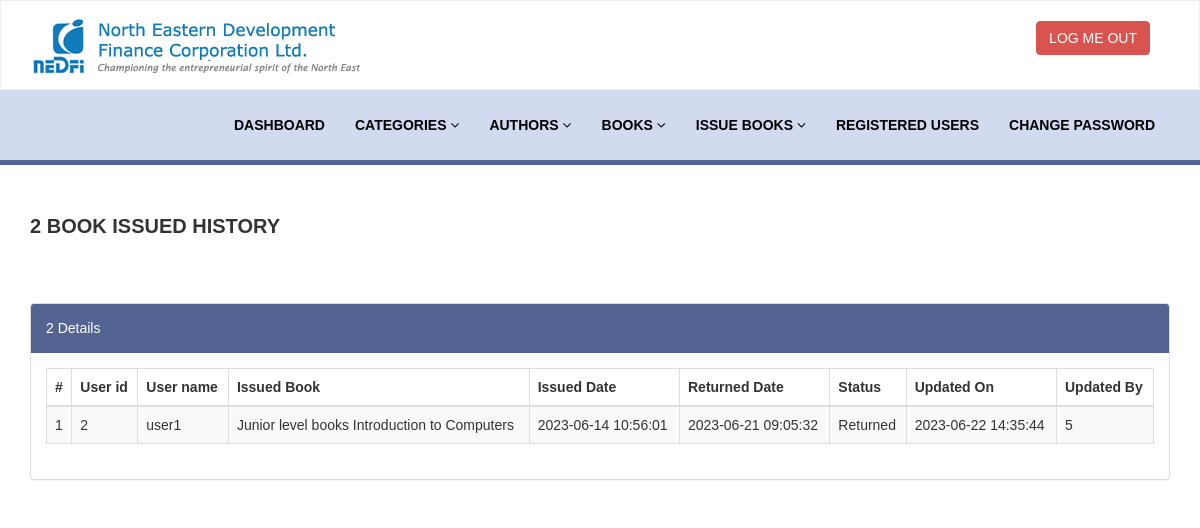
Screenshot of /admin-module/user-history.php?userid=2 (signed in) with the database file from the repository.
### tables this page shows
CREATE TABLE `tbl_issuenreturn` (
  `ISSUE_ID` int(6) NOT NULL,
  `ACCESSION_FK_ID` int(6) NOT NULL,
  `USERS_FK_ID` int(6) NOT NULL,
  `STATUS` int(1) DEFAULT NULL,
  `ISSUE_DATE` timestamp NOT NULL DEFAULT current_timestamp(),
  `RETURN_DATE` timestamp NULL DEFAULT NULL,
  `UPDATED_ON` datetime DEFAULT NULL ON UPDATE current_timestamp(),
  `UPDATED_BY` int(6) DEFAULT NULL,
  `UPDATED_BY_NAME` varchar(100) DEFAULT NULL
);

CREATE TABLE `tbl_users` (
  `USER_ID` int(6) NOT NULL,
  `USERNAME` varchar(100) NOT NULL,
  `USERS_GENERATED_ID` varchar(100) NOT NULL,
  `USER_PASSWORD` varchar(120) NOT NULL,
  `NAME_OF_USER` varchar(120) NOT NULL,
  `USER_TYPE` int(6) NOT NULL,
  `USER_EMAIL` varchar(150) DEFAULT NULL,
  `USER_STATUS` int(1) DEFAULT NULL,
  `USER_CREATED_ON` timestamp NULL DEFAULT current_timestamp(),
  `USER_UPDATED_ON` timestamp NULL DEFAULT NULL ON UPDATE current_timestamp()
);

CREATE TABLE `tbl_bookdetails` (
  `BOOK_ID` int(6) NOT NULL,
  `BOOK_TITLE` varchar(100) DEFAULT NULL,
  `BOOK_AUTHOR_ID` int(6) DEFAULT NULL,
  `BOOK_TYPE_ID` int(6) NOT NULL,
  `DATE_OF_RELEASE` date NOT NULL,
  `VOLUME` int(3) DEFAULT NULL,
  `BOOK_LANGUAGE` varchar(35) DEFAULT NULL,
  `ISBN` varchar(35) NOT NULL,
  `PRICE` decimal(10,2) DEFAULT NULL,
  `CREATED_BY` int(6) DEFAULT NULL,
  `CREATED_ON` timestamp NULL DEFAULT current_timestamp(),
  `UPDATED_BY` int(6) DEFAULT NULL,
  `UPDATED_ON` timestamp NULL DEFAULT current_timestamp() ON UPDATE current_timestamp(),
  `BOOK_IMG` varchar(250) DEFAULT NULL
);

### admin-module/user-history.php (the view, shortened to what this page needs)
<?php
include('includes/config.php');
if(strlen($_SESSION['alogin'])==0)
    {
header('location:index.php');
}
else{
    ?>
<!DOCTYPE html>
<html xmlns="http://www.w3.org/1999/xhtml">
<head>
    <link href="assets/css/bootstrap.css" rel="stylesheet" />
    <link href="assets/css/font-awesome.css" rel="stylesheet" />
    <link href="assets/js/dataTables/dataTables.bootstrap.css" rel="stylesheet" />
    <link href="assets/css/style.css" rel="stylesheet" />
</head>
<body>
<?php include('includes/header.php');?>
    <div class="content-wrapper">
         <div class="container">
        <div class="row pad-botm">
            <div class="col-md-12">
                <?php $uid=$_GET['userid']; ?>
                <h4 class="header-line"><?php echo $uid;?> Book Issued History</h4>
    </div>
        </div>
            <div class="row">
                <div class="col-md-12">
                    <div class="panel panel-default">
                        <div class="panel-heading">
<?php echo $uid;?> Details
                        </div>
                        <div class="panel-body">
                            <div class="table-responsive">
                                <table class="table table-striped table-bordered table-hover" id="dataTables-example">
                                    <thead>
                                        <tr>
                                            <th>#</th>
                                            <th>User id</th>
                                            <th>User name</th>
                                            <th>Issued Book  </th>
                                            <th>Issued Date</th>
                                            <th>Returned Date</th>
                                            <th>Status</th>
                                            <th>Updated On</th>
                                            <th>Updated By</th>
                                        </tr>
                                    </thead>
                                    <tbody>
<?php
$sql = "SELECT tbl_issuenreturn.UPDATED_ON, tbl_issuenreturn.UPDATED_BY,tbl_users.USER_ID ,tbl_users.USERNAME,tbl_users.USER_EMAIL,tbl_bookdetails.BOOK_TITLE,tbl_bookdetails.ISBN,tbl_issuenreturn.ISSUE_DATE,tbl_issuenreturn.RETURN_DATE,tbl_issuenreturn.ISSUE_ID as rid,tbl_issuenreturn.STATUS,tbl_bookdetails.BOOK_ID as bid,tbl_bookdetails.BOOK_IMG from tbl_issuenreturn join tbl_users on tbl_users.USER_ID=tbl_issuenreturn.USERS_FK_ID join tbl_bookmaster on tbl_bookmaster.BOOK_ACCESSION_ID=tbl_issuenreturn.ACCESSION_FK_ID join tbl_bookdetails on tbl_bookdetails.BOOK_ID=tbl_bookmaster.BOOK_ID where tbl_users.USER_ID='$uid'";
$query = $dbh -> prepare($sql);
$query->execute();
$results=$query->fetchAll(PDO::FETCH_OBJ);
$cnt=1;
if($query->rowCount() > 0)
{
foreach($results as $result)
{               ?>
                                        <tr class="odd gradeX">
                                            <td class="center"><?php echo htmlentities($cnt);?></td>
                                            <td class="center"><?php echo htmlentities($result->USER_ID);?></td>
                                            <td class="center"><?php echo htmlentities($result->USERNAME);?></td>
                                            <td class="center"><?php echo htmlentities($result->BOOK_TITLE);?></td>
                                            <td class="center"><?php echo htmlentities($result->ISSUE_DATE);?></td>
                                            <td class="center"><?php if($result->RETURN_DATE==''): echo "Not returned yet";
                                            else: echo htmlentities($result->RETURN_DATE); endif;?></td>
                                            <td class="center"><?php if($result->STATUS==1): echo "Returned";
                                              else: echo "Not returned"; endif;
                                             ?></td>
                                             <td class="center"><?php echo htmlentities($result->UPDATED_ON);?></td>
                                             <td class="center"><?php echo htmlentities($result->UPDATED_BY);?></td>
                                        </tr>
 <?php $cnt=$cnt+1;}} ?>
                                    </tbody>
                                </table>
                            </div>
                        </div>
                    </div>
                </div>
            </div>
    </div>
    </div>
</body>
</html>
<?php } ?>

### admin-module/assets/css/style.css (style rules this page uses)
.content-wrapper { margin-top: 40px; min-height:800px; padding-bottom:90px; }
.header-line { font-weight:600; font-family: "Raleway", sans-serif; font-size: 20px; padding-bottom:25px; border-bottom:1px solid #ffffff; text-transform:uppercase; }
.pad-botm { padding-bottom:30px; }

### rows the page displays
tbl_issuenreturn: tbl_users.USER_ID "2", tbl_users.USERNAME "user1", tbl_bookdetails.BOOK_TITLE "Junior level books Introduction to Computers", ISSUE_DATE "2023-06-14 10:56:01", RETURN_DATE "2023-06-21 09:05:32", STATUS "Returned", UPDATED_ON "2023-06-22 14:35:44", UPDATED_BY "5"

### other values shown
$uid "2"
